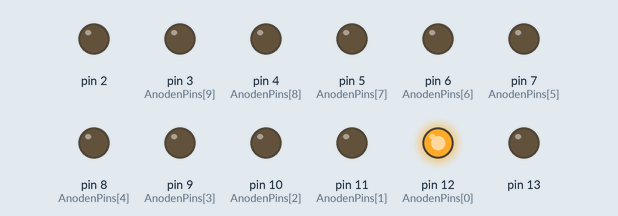
Recording of a sketch running on a simulated Arduino Uno, built with avr-gcc and run on an emulated ATmega328P. Parts: output pins drawn as LEDs (lit = HIGH). What the sketch prints to the serial monitor is not drawn.

Above: at 0.2 s.
At 1.2 s:
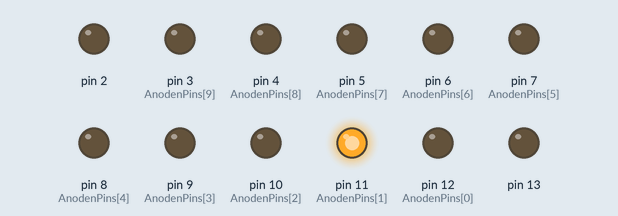
At 2.3 s:
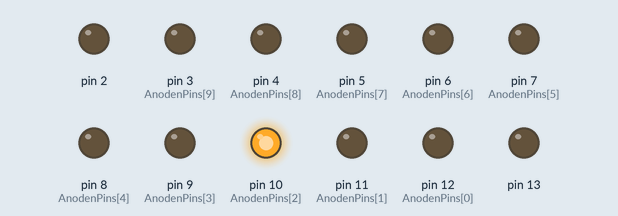
At 5.3 s:
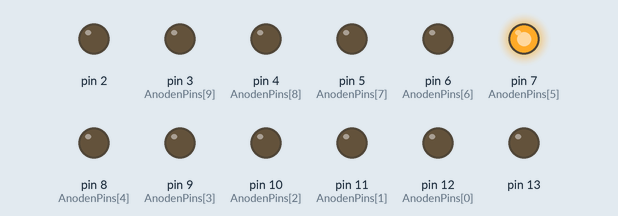
At 7.4 s:
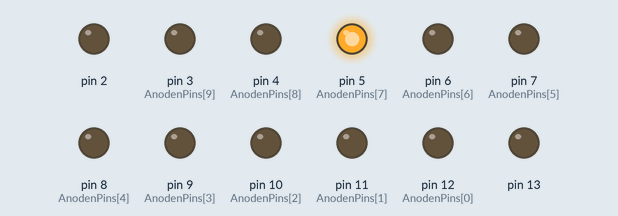
At 10.4 s:
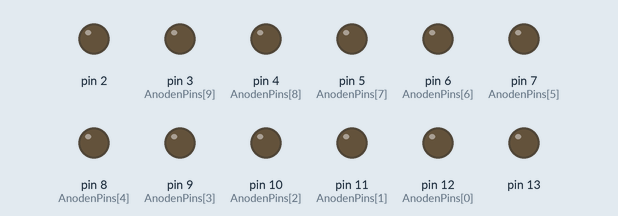
Timing chart, 0 to 14.6 s (numbered marks = the images above):
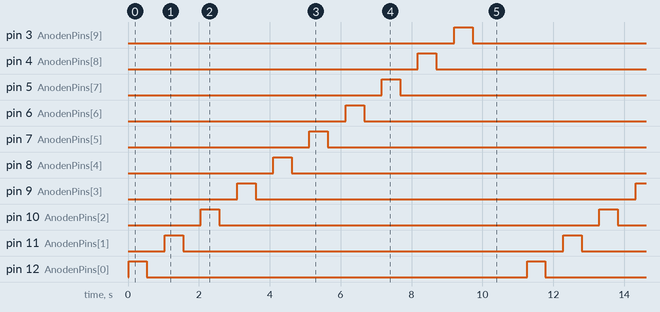

Measured:
- by itself, pin 3 (AnodenPins[9]), pin 4 (AnodenPins[8]), pin 5 (AnodenPins[7]), pin 6 (AnodenPins[6]), pin 7 (AnodenPins[5]), pin 8 (AnodenPins[4]), pin 9 (AnodenPins[3]), pin 10 (AnodenPins[2]), pin 11 (AnodenPins[1]), pin 12 (AnodenPins[0]): alternates HIGH for 0.52 s and LOW for 10.7 s
- by itself, everything shown: repeats every 11.2 s, in 20 steps

The sketch:

ClockFromObsidian.ino
```cpp
#include <Wire.h>
#include <Adafruit_MCP23X17.h>
Adafruit_MCP23X17 mcp1;


extern unsigned long currentMillis;
extern unsigned long seconds;
extern unsigned long minutes;
extern unsigned long hours;
extern unsigned long days;

extern bool VFDTabelle[11][10];
extern bool Zahlen[10] [7];

void setup() {
  Serial.begin(115200);

  if (!mcp1.begin_I2C()) { //0,&Wire
    Serial.println("Error.");
    while (1);
  }else{
    Serial.println("I2C Success!");
  }

  for (byte i = 0; i <=  15; i++) {
    mcp1.pinMode(i, OUTPUT);
  }

  for (byte i = 0; i <= 13; i++){
    pinMode(i, OUTPUT);
  }
}


void loop() {
  UhrzeitErfassen();
  printTime();
  UhrzeitZuArray();
  ArrayAusdruck(VFDTabelle);

  VFDAnsteuerung(1,100); //frequenz von 50 und Helligkeit von 100%

}
```

VFD-Funktionen.ino
```cpp
extern bool VFDTabelle[11][10];

//                      a,  b,  c, d, e, f, g
int AnodenPins[10] = { 12, 11, 10, 9, 8, 7, 6, 5, 4, 3 };


void VFDAnsteuerung(int f, int AnPerc) {
  //f - Bildschirmfrequenz
  //AnPerc - Helligkeit in %


  for (int Spalte = 0; Spalte < 11; Spalte++) {
    AnodenDurchLauf(Spalte, f, AnPerc);
  }
}

void AnodenDurchLauf(int Spalte, int f, int AnPerc) {
  long ONProzent = AnPerc / 100;

  long fp = f / 10 + f % 10;
  long ontime = fp * ONProzent;
  long offtime = fp - fp * ONProzent;


  // Serial.print("Helligkeit: ");
  // Serial.print(ONProzent);
  // Serial.println("%");

  // Serial.print("FP: ");
  // Serial.println(fp);

  // Serial.print("On-Time: ");
  // Serial.println(ontime);
  // Serial.print("Off-Time: ");
  // Serial.println(offtime);

  SchreibAnodeUndFelder(Spalte, true);

  delay(500);//
  delayMicroseconds(ontime *10-200);

  SchreibAnodeUndFelder(Spalte, false);

  delay(500);//
  delayMicroseconds(offtime*10+200);

}

void SchreibAnodeUndFelder(int Spalte, bool AnOAus) {

  digitalWrite(AnodenPins[Spalte], AnOAus);

  for (int AktuellesFeld = 0; AktuellesFeld < 10; AktuellesFeld++) {
    mcp1.digitalWrite(Spalte, VFDTabelle[Spalte][AktuellesFeld]);
  }
}
```

Zeit-Funktionen.ino
```cpp
bool VFDTabelle[11][10]{
// Anoden:
// A,B,C,D,E,F,G,7,8,9     Grids:
  {0,0,0,0,0,0,0,0,0,0},// 0
  {0,0,0,0,0,0,0,0,0,0},// 1
  {0,0,0,0,0,0,0,0,0,0},// 2
  {0,0,0,0,0,0,0,0,0,0},// 3
  {0,0,0,0,0,0,0,0,0,0},// 4 H
  {0,0,0,0,0,0,0,0,0,0},// 5 H
  {0,0,0,0,0,0,0,0,0,0},// 6 M
  {0,0,0,0,0,0,0,0,0,0},// 7 S
  {0,0,0,0,0,0,0,0,0,0},// 8 S
  {0,0,0,0,0,0,0,0,0,0},// 9 M
  {0,0,0,0,0,0,0,0,0,0} //10
};
bool Zahlen[10] [7] =
{
  //a, b, c, d, e, f, g
  {1, 1, 1, 1, 1, 1, 0}, //0
  {0, 1, 1, 0, 0, 0, 0}, //1
  {1, 1, 0, 1, 1, 0, 1}, //2
  {1, 1, 1, 1, 0, 0, 1}, //3
  {0, 1, 1, 0, 0, 1, 1}, //4
  {1, 0, 1, 1, 0, 1, 1}, //5
  {1, 0, 1, 1, 1, 1, 1}, //6
  {1, 1, 1, 0, 0, 0, 0}, //7
  {1, 1, 1, 1, 1, 1, 1}, //8
  {1, 1, 1, 1, 0, 1, 1}  //9
};

  unsigned long currentMillis;
  unsigned long seconds;
  unsigned long minutes;
  unsigned long hours;
  unsigned long days;


void UhrzeitErfassen(){
  currentMillis = millis();
  seconds = currentMillis / 1000;
  minutes = seconds / 60;
  hours = minutes / 60;
  days = hours / 24;
  currentMillis %= 1000;
  seconds %= 60;
  minutes %= 60;
  hours %= 24;
}

void printTime(){
  Serial.print(hours);
  Serial.print(":");
  Serial.print(minutes);
  Serial.print(":");
  Serial.println(seconds);
  Serial.print(days);
  Serial.println(" Days");
}


void UhrzeitZuArray(){

  PartAndPassValue(hours,   5, 6);
  PartAndPassValue(minutes, 7,10);
  PartAndPassValue(seconds, 8, 9);


}
void PartAndPassValue(int Time, int Pos1, int Pos2){
  int T1 = Time/10;
  int T2 = Time%10;

  WriteInArray(T1,Pos1);
  WriteInArray(T2,Pos2);
}

void WriteInArray(int ZahlWert,int ChosenRow){
  for(int i=0;i<7;i++){
    VFDTabelle[ChosenRow][i] = Zahlen[ZahlWert][i];
  }
}


void ArrayAusdruck(bool PrintArray[11][10]){
  Serial.println("Array:");
  for(int PrintRows = 0;PrintRows<11;PrintRows++){
    for(int PrintCols = 0;PrintCols<9;PrintCols++){
      Serial.print(PrintArray[PrintRows][PrintCols]);
      Serial.print(",");
    }
    Serial.println(PrintArray[PrintRows][9]);
  }
  Serial.println();
}
```
